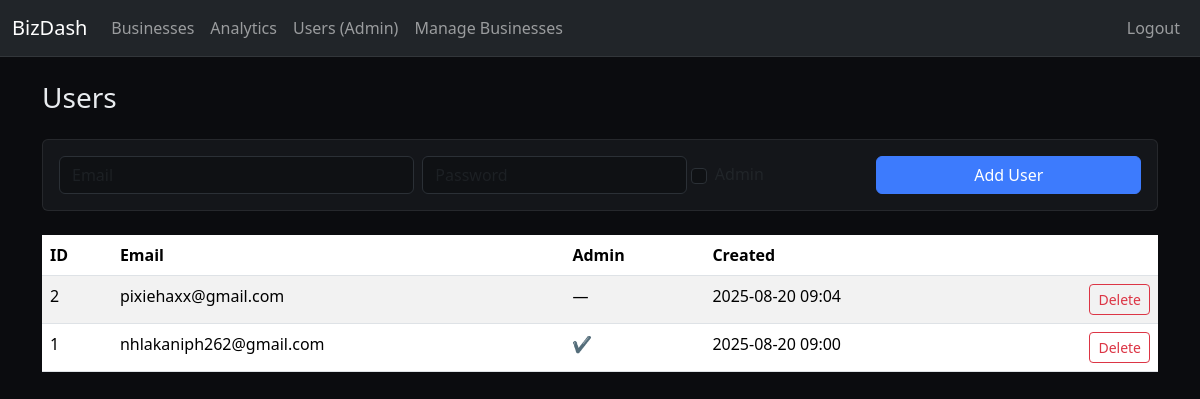
The app's page /admin/users (signed in) with its own data.
### models.py (models this page shows, shortened)
class User(UserMixin, db.Model):
    id = db.Column(db.Integer, primary_key=True)
    email = db.Column(db.String(255), unique=True, nullable=False)
    password_hash = db.Column(db.String(255), nullable=False)
    is_admin = db.Column(db.Boolean, default=False, nullable=False)
    created_at = db.Column(db.DateTime, default=datetime.utcnow)

### admin.py (the view)
@bp.get("/users")
@login_required
@admin_required
def users():
    users = User.query.order_by(User.created_at.desc()).all()
    return render_template("users.html", users=users)

### admin.py (called while the page is built)
def admin_required(func):
    from functools import wraps
    @wraps(func)
    def wrapper(*args, **kwargs):
        if not current_user.is_authenticated or not current_user.is_admin:
            flash("Admin access required", "warning")
            return redirect(url_for("dashboard"))
        return func(*args, **kwargs)
    return wrapper

### auth.py (called while the page is built)
@login_manager.user_loader
def load_user(user_id):
    return User.query.get(int(user_id))

### templates/users.html
{% extends 'base.html' %}
{% block content %}
<div class="d-flex justify-content-between align-items-center mb-3">
<h3>Users</h3>
</div>
<div class="card mb-4"><div class="card-body">
<form class="row g-2" method="post" action="{{ url_for('admin.add_user') }}">
<div class="col-md-4"><input class="form-control" name="email" type="email"
placeholder="Email" required></div>
<div class="col-md-3"><input class="form-control" name="password"
type="password" placeholder="Password" required></div>
<div class="col-md-2 form-check d-flex align-items-center">
<input class="form-check-input me-2" name="is_admin" type="checkbox"
id="is_admin">
<label class="form-check-label" for="is_admin">Admin</label>
</div>
<div class="col-md-3"><button class="btn btn-primary w-100" type="submit">Add
User</button></div>
</form>
</div></div>
<table class="table table-striped">
<thead><tr><th>ID</th><th>Email</th><th>Admin</th><th>Created</th><th></th></
tr></thead>
<tbody>
{% for u in users %}
<tr>
<td>{{ u.id }}</td>
<td>{{ u.email }}</td>
<td>{% if u.is_admin %}✔{% else %}—{% endif %}</td>
<td>{{ u.created_at.strftime('%Y-%m-%d %H:%M') }}</td>
<td class="text-end">
<form method="post" action="{{ url_for('admin.delete_user',
user_id=u.id) }}" onsubmit="return confirm('Delete user {{ u.email }}?');">
<button class="btn btn-sm btn-outline-danger" type="submit">Delete</
button>
</form>
</td>
</tr>
{% endfor %}
</tbody>
</table>
{% endblock %}

### Static/main.css (style rules this page uses)
body { background: #0b0c0f; color: #e9ecef; }
.card { background: #14161a; border: 1px solid rgba(255,255,255,.08); }
.table { color: #e9ecef; }
.table thead { color: #adb5bd; }
.form-control, .form-check-input { background: #0f1114; border-color: #2b3036; color: #e9ecef; }
.btn-primary { background: #3d7bfd; border-color: #3d7bfd; }

### records on screen
User: id "2", email "pixiehaxx@gmail.com", created_at "2025-08-20 09:04"
User: id "1", email "nhlakaniph262@gmail.com", created_at "2025-08-20 09:00"
